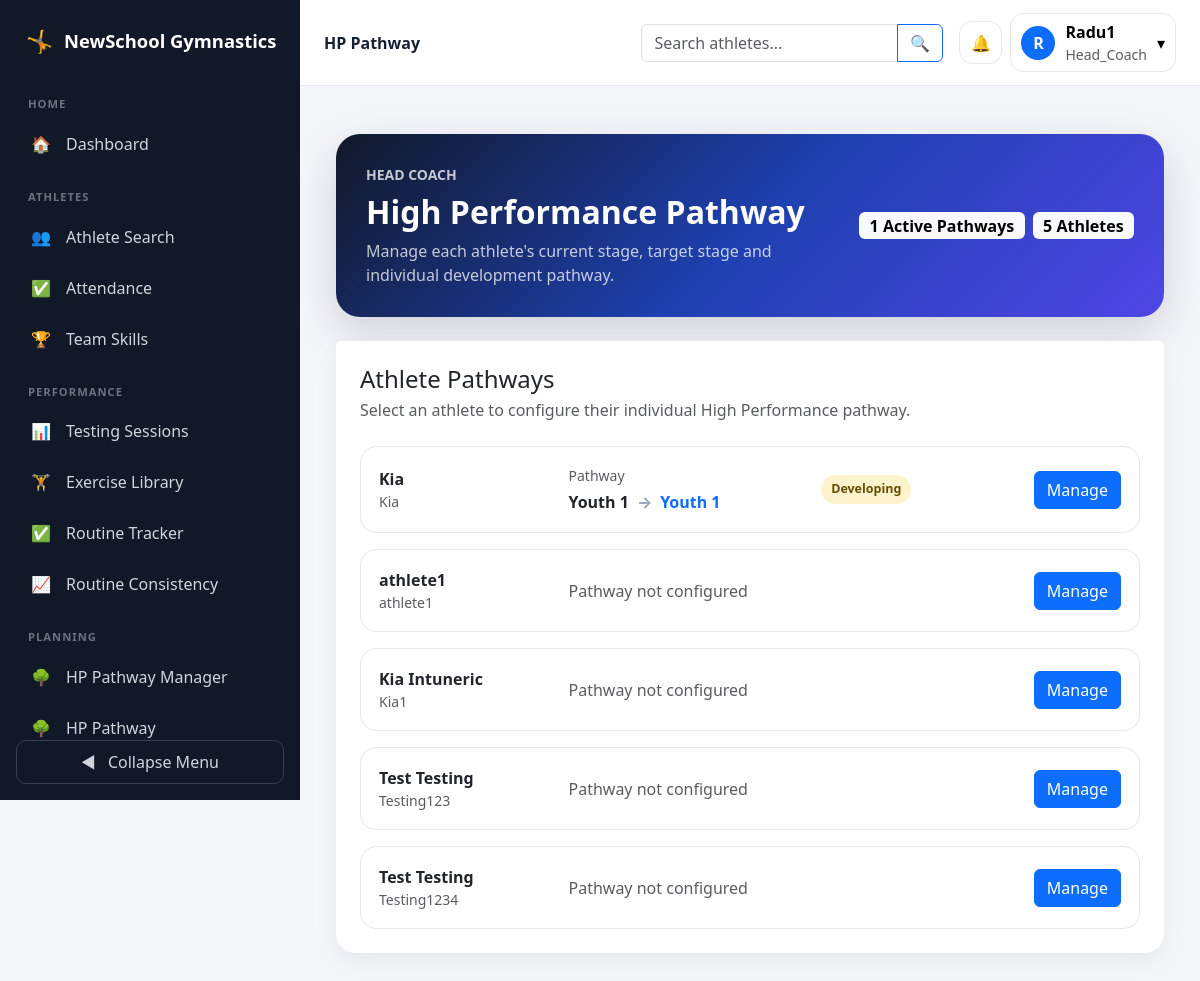
The app's page /pathway/ (signed in), older data.
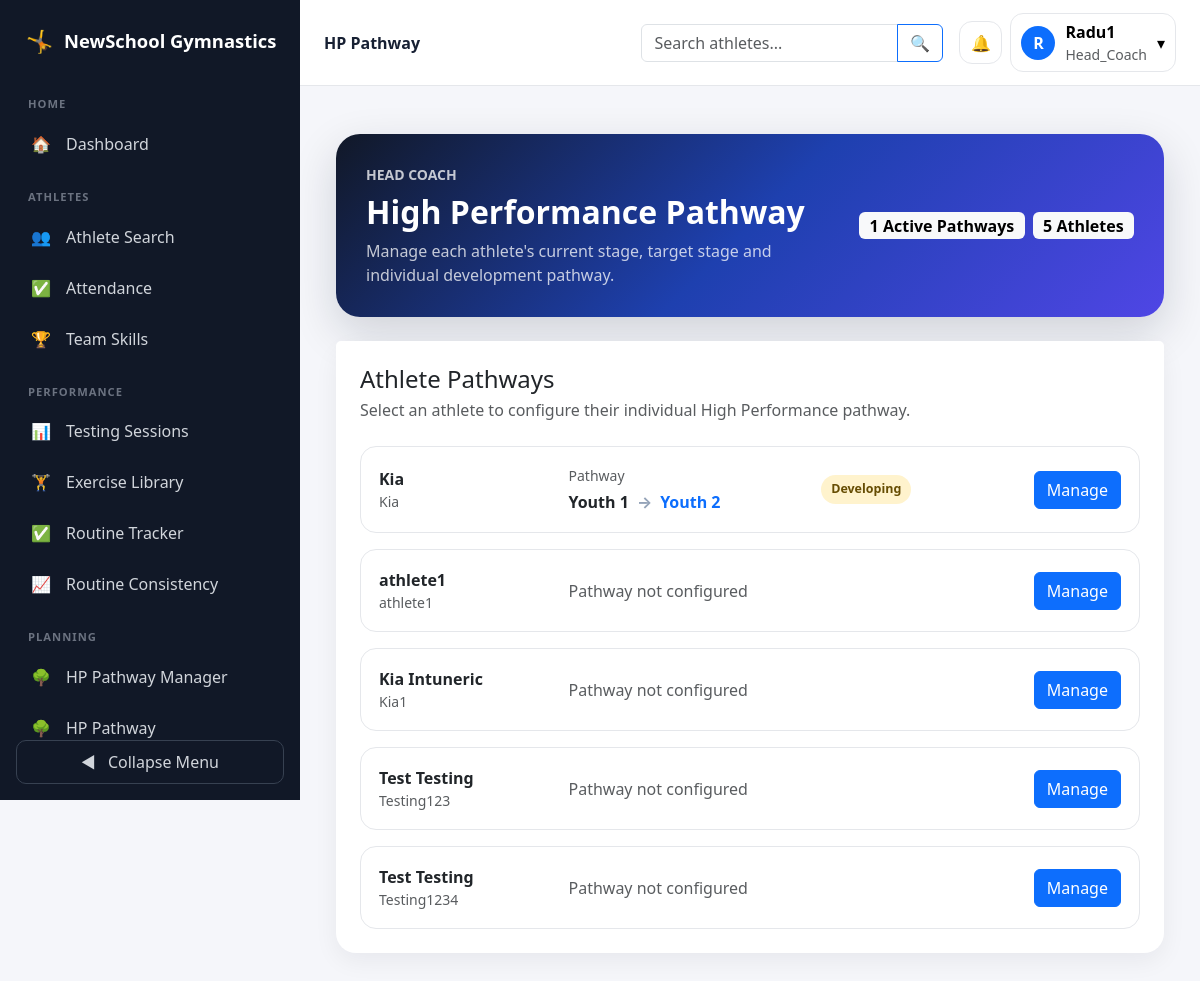
The same page, newer data.
### accounts/models.py (models this page shows, shortened)
class User(AbstractUser):
    ROLE_CHOICES = [
        ('admin', 'Platform Admin'),
        ('director', 'Gym Director'),
        ('head_coach', 'Head Coach'),
        ('coach', 'Coach'),
        ('athlete', 'Athlete'),
        ('parent', 'Parent'),
    ]
    role = models.CharField(
        max_length=20,
        choices=ROLE_CHOICES
    )

### pathway/models.py (models this page shows, shortened)
class AthletePathway(models.Model):
    STATUS_DEVELOPING = 'developing'
    STATUS_ON_TRACK = 'on_track'
    STATUS_READY = 'ready'
    STATUS_HOLD = 'hold'
    STATUS_CHOICES = [
        (
            STATUS_DEVELOPING,
            'Developing',
        ),
        (
            STATUS_ON_TRACK,
            'On Track',
        ),
        (
            STATUS_READY,
            'Ready for Next Level',
        ),
        (
            STATUS_HOLD,
            'Hold',
        ),
    ]
    athlete = models.OneToOneField(
        settings.AUTH_USER_MODEL,
        on_delete=models.CASCADE,
        related_name='hp_pathway',
        limit_choices_to={
            'role': 'athlete',
        },
    )
    current_level = models.ForeignKey(
        PathwayLevel,
        on_delete=models.SET_NULL,
        null=True,
        blank=True,
        related_name='current_athletes',
    )
    target_level = models.ForeignKey(
        PathwayLevel,
        on_delete=models.SET_NULL,
        null=True,
        blank=True,
        related_name='target_athletes',
    )
    status = models.CharField(
        max_length=30,
        choices=STATUS_CHOICES,
        default=STATUS_DEVELOPING,
    )
    target_date = models.DateField(
        null=True,
        blank=True,
    )
    head_coach_notes = models.TextField(
        blank=True,
    )
    managed_by = models.ForeignKey(
        settings.AUTH_USER_MODEL,
        on_delete=models.SET_NULL,
        null=True,
        blank=True,
        related_name='managed_hp_pathways',
    )
    created_at = models.DateTimeField(
        auto_now_add=True,
    )
    updated_at = models.DateTimeField(
        auto_now=True,
    )

class PathwayLevel(models.Model):
    name = models.CharField(
        max_length=100,
        unique=True,
    )
    code = models.CharField(
        max_length=50,
        unique=True,
    )
    order = models.PositiveIntegerField(
        default=0,
    )
    minimum_age = models.PositiveIntegerField(
        null=True,
        blank=True,
    )
    maximum_age = models.PositiveIntegerField(
        null=True,
        blank=True,
    )
    description = models.TextField(
        blank=True,
    )
    is_active = models.BooleanField(
        default=True,
    )
    created_at = models.DateTimeField(
        auto_now_add=True,
    )
    updated_at = models.DateTimeField(
        auto_now=True,
    )
    class Meta:
        ordering = [
            'order',
            'name',
        ]

### pathway/views.py (the view, shortened to what this page needs)
@login_required
def pathway_manager(
    request,
):
    athletes = (
        User.objects
        .filter(
            role='athlete',
            is_active=True,
        )
        .order_by(
            'first_name',
            'last_name',
            'username',
        )
    )
    pathways = (
        AthletePathway.objects
        .select_related(
            'athlete',
            'current_level',
            'target_level',
            'managed_by',
        )
    )
    pathway_lookup = {
        pathway.athlete_id: pathway
        for pathway
        in pathways
    }
    athlete_rows = []
    for athlete in athletes:
        athlete_rows.append({
            'athlete': athlete,
            'pathway': (
                pathway_lookup.get(
                    athlete.id
                )
            ),
        })
    levels = (
        PathwayLevel.objects
        .filter(
            is_active=True,
        )
        .order_by(
            'order',
        )
    )
    context = {
        'athlete_rows': (
            athlete_rows
        ),
        'levels': levels,
        'athlete_count': (
            len(
                athlete_rows
            )
        ),
        'pathway_count': (
            len(
                pathway_lookup
            )
        ),
    }
    return render(
        request,
        'pathway/pathway_manager.html',
        context,
    )

### pathway/templates/pathway/pathway_manager.html (shortened to what this page needs)
{% extends "base.html" %}
{% block page_header %}HP Pathway{% endblock %}
{% block content %}
<div class="container-fluid py-4">
    <div class="pathway-shell">
        <section class="pathway-hero mb-4">
            <div class="d-flex flex-column flex-lg-row justify-content-between align-items-lg-center gap-3">
                <div>
                    <div class="small text-uppercase fw-semibold opacity-75 mb-2">Head Coach</div>
                    <h1 class="h2 fw-bold mb-2">High Performance Pathway</h1>
                    <p class="mb-0 opacity-75">
                        Manage each athlete's current stage, target stage and individual development pathway.
                    </p>
                </div>
                <div class="d-flex gap-2 pathway-counts">
                    <span class="badge text-bg-light fs-6">{{ pathway_count }} Active Pathways</span>
                    <span class="badge text-bg-light fs-6">{{ athlete_count }} Athletes</span>
                </div>
            </div>
        </section>
        <section class="card pathway-card">
            <div class="card-header bg-white border-0 p-4">
                <h2 class="h4 mb-1">Athlete Pathways</h2>
                <p class="text-muted mb-0">
                    Select an athlete to configure their individual High Performance pathway.
                </p>
            </div>
            <div class="card-body p-4 pt-0">
                <div class="d-grid gap-3">
                    {% for row in athlete_rows %}
                        <div class="athlete-row">
                            <div class="row align-items-center g-3">
                                <div class="col-12 col-lg-3">
                                    <div class="fw-bold">{{ row.athlete.get_full_name|default:row.athlete.username }}</div>
                                    <div class="small text-muted">{{ row.athlete.username }}</div>
                                </div>
                                <div class="col-12 col-lg-4">
                                    {% if row.pathway %}
                                        <div class="small text-muted mb-1">Pathway</div>
                                        <div class="d-flex flex-wrap align-items-center gap-2 athlete-path">
                                            <strong>{% if row.pathway.current_level %}{{ row.pathway.current_level.name }}{% else %}Not Assigned{% endif %}</strong>
                                            <span class="level-arrow">→</span>
                                            <strong class="text-primary">{% if row.pathway.target_level %}{{ row.pathway.target_level.name }}{% else %}No Target{% endif %}</strong>
                                        </div>
                                    {% else %}
                                        <span class="text-muted">Pathway not configured</span>
                                    {% endif %}
                                </div>
                                <div class="col-12 col-lg-3">
                                    {% if row.pathway %}
                                        {% if row.pathway.status == 'ready' %}
                                            <span class="status-pill status-ready">Ready for Next Level</span>
                                        {% elif row.pathway.status == 'on_track' %}
                                            <span class="status-pill status-on-track">On Track</span>
                                        {% elif row.pathway.status == 'hold' %}
                                            <span class="status-pill status-hold">Hold</span>
                                        {% else %}
                                            <span class="status-pill status-developing">Developing</span>
                                        {% endif %}
                                    {% endif %}
                                </div>
                                <div class="col-12 col-lg-2 text-lg-end athlete-manage">
                                    <a href="{% url 'pathway:athlete_pathway_editor' row.athlete.id %}" class="btn btn-primary">Manage</a>
                                </div>
                            </div>
                        </div>
                    {% empty %}
                        <div class="alert alert-secondary mb-0">No active athletes were found.</div>
                    {% endfor %}
                </div>
            </div>
        </section>
    </div>
</div>
{% endblock %}

### templates/base.html (shortened to what this page needs)
<!DOCTYPE html>
<html lang="en">
<head>
    <link
        href="https://cdn.jsdelivr.net/npm/bootstrap@5.3.3/dist/css/bootstrap.min.css"
        rel="stylesheet"
    >
</head>
<body>
<div class="d-flex app-shell">
    {% if user.is_authenticated %}
        <nav class="sidebar" id="sidebar">
            <div class="sidebar-brand">
                <span class="sidebar-brand-icon">🤸</span>
                <span class="brand-text">NewSchool Gymnastics</span>
            </div>
            <div class="sidebar-navigation">
                {% if user.role == 'director' %}
                    <div class="sidebar-section">Gym Management</div>
                    <a href="{% url 'director_dashboard' %}" class="sidebar-link">
                        <span class="sidebar-icon">🏢</span>
                        <span class="sidebar-label">Director Dashboard</span>
                    </a>
                    <a href="{% url 'people_management' %}" class="sidebar-link">
                        <span class="sidebar-icon">👥</span>
                        <span class="sidebar-label">Manage People</span>
                    </a>
                    <a href="{% url 'director_event_list' %}" class="sidebar-link">
                        <span class="sidebar-icon">📅</span>
                        <span class="sidebar-label">Gym Events</span>
                    </a>
                    <a href="{% url 'create_training_group' %}" class="sidebar-link">
                        <span class="sidebar-icon">🤸</span>
                        <span class="sidebar-label">Create Training Group</span>
                    </a>
                {% elif user.role == 'coach' or user.role == 'head_coach' %}
                    <div class="sidebar-section">Home</div>
                    <a href="{% url 'coach_dashboard' %}" class="sidebar-link">
                        <span class="sidebar-icon">🏠</span>
                        <span class="sidebar-label">Dashboard</span>
                    </a>
                    <div class="sidebar-section">Athletes</div>
                    <a href="{% url 'athlete_search' %}" class="sidebar-link">
                        <span class="sidebar-icon">👥</span>
                        <span class="sidebar-label">Athlete Search</span>
                    </a>
                    <a href="{% url 'take_attendance' %}" class="sidebar-link">
                        <span class="sidebar-icon">✅</span>
                        <span class="sidebar-label">Attendance</span>
                    </a>
                    <a href="{% url 'team_skills_dashboard' %}" class="sidebar-link">
                        <span class="sidebar-icon">🏆</span>
                        <span class="sidebar-label">Team Skills</span>
                    </a>
                    <div class="sidebar-section">Performance</div>
                    <a href="{% url 'testing_session_list' %}" class="sidebar-link">
                        <span class="sidebar-icon">📊</span>
                        <span class="sidebar-label">Testing Sessions</span>
                    </a>
                    <a href="{% url 'testing_exercise_list' %}" class="sidebar-link">
                        <span class="sidebar-icon">🏋️</span>
                        <span class="sidebar-label">Exercise Library</span>
                    </a>
                    <a href="{% url 'routine_tracker:daily_routine_tracker' %}" class="sidebar-link">
                        <span class="sidebar-icon">✅</span>
                        <span class="sidebar-label">Routine Tracker</span>
                    </a>
                    <a href="{% url 'routine_tracker:routine_consistency_summary' %}" class="sidebar-link">
                        <span class="sidebar-icon">📈</span>
                        <span class="sidebar-label">Routine Consistency</span>
                    </a>
                    <div class="sidebar-section">Planning</div>
                    {% if user.role == 'head_coach' %}
                        <a href="{% url 'pathway:pathway_manager' %}" class="sidebar-link">
                            <span class="sidebar-icon">🌳</span>
                            <span class="sidebar-label">HP Pathway Manager</span>
                        </a>
                    {% endif %}
                    <a href="{% url 'pathway:pathway_overview' %}" class="sidebar-link">
                        <span class="sidebar-icon">🌳</span>
                        <span class="sidebar-label">HP Pathway</span>
                    </a>
                {% endif %}
            </div>
            <button type="button" class="sidebar-toggle" id="sidebar-toggle">
                <span id="toggle-icon">◀</span>
                <span class="toggle-label ms-2">Collapse Menu</span>
            </button>
        </nav>
    {% endif %}
    <div class="main-area">
        <header class="topbar">
            <div class="d-flex justify-content-between align-items-center gap-3">
                <div class="d-flex align-items-center gap-3">
                    <div class="topbar-title">
                        {% block page_header %}Dashboard{% endblock %}
                    </div>
                </div>
                {% if user.is_authenticated %}
                    <div class="d-flex align-items-center gap-2 ms-auto">
                        {% if user.role == 'coach' or user.role == 'head_coach' %}
                            <form method="get" action="{% url 'athlete_search' %}" class="topbar-search me-2">
                                <div class="input-group">
                                    <input
                                        type="search"
                                        name="q"
                                        class="form-control"
                                        placeholder="Search athletes..."
                                    >
                                    <button class="btn btn-outline-primary" type="submit">🔍</button>
                                </div>
                            </form>
                        {% endif %}
                        <div class="dropdown">
                            <button
                                class="notification-button"
                                type="button"
                                data-bs-toggle="dropdown"
                                data-bs-auto-close="outside"
                            >
                                🔔
                            </button>
                        </div>
                        <div class="dropdown">
                            <button
                                class="user-menu-button"
                                type="button"
                                data-bs-toggle="dropdown"
                            >
                                <span class="user-avatar">
                                    {% if user.first_name %}{{ user.first_name|first }}{% else %}{{ user.username|first }}{% endif %}
                                </span>
                                <span class="user-menu-details text-start">
                                    <span class="d-block fw-semibold">
                                        {{ user.get_full_name|default:user.username }}
                                    </span>
                                    <span class="d-block small text-muted">{{ user.role|title }}</span>
                                </span>
                                <span>▾</span>
                            </button>
                        </div>
                    </div>
                {% endif %}
            </div>
        </header>
        <main class="main-content">
            {% block content %}{% endblock %}
        </main>
    </div>
</div>
</body>
</html>

Row changes from the older to the newer data that the page shows:
changed through a linked row, User "Kia": pathway.target_level.name "Youth 1" → "Youth 2"
